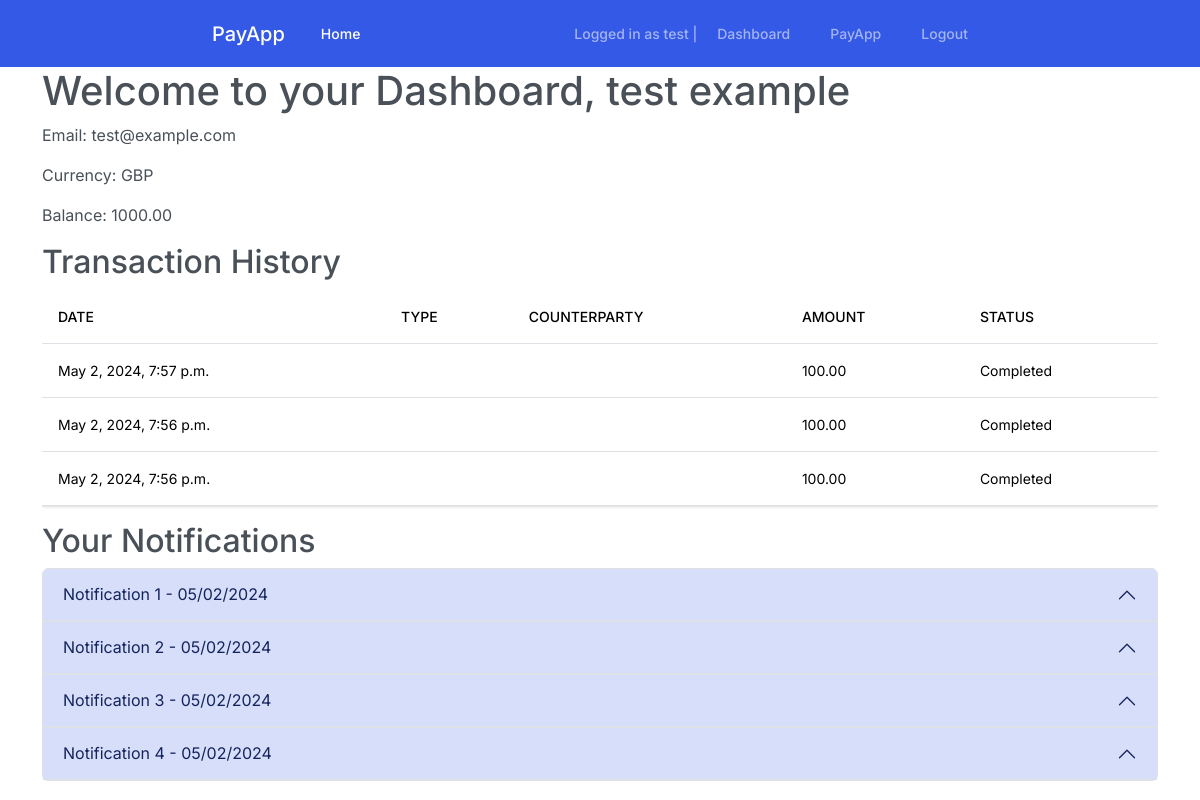
Page /payapp/dashboard/ (signed in) on the committed database.
### register/models.py (models this page shows, shortened)
class UserProfile(models.Model):
    CURRENCY_CHOICES = (('GBP', 'GB Pounds'), ('USD', 'US Dollars'), ('EUR', 'Euros'))
    user = models.OneToOneField(User, on_delete=models.CASCADE, related_name='profile')
    currency = models.CharField(max_length=3, choices=CURRENCY_CHOICES, default='GBP')
    balance = models.DecimalField(max_digits=10, decimal_places=2, default=1000)

### payapp/models.py (models this page shows)
class Transaction(models.Model):
    STATUS_CHOICES = (
        ('P', 'Pending'),
        ('C', 'Completed'),
        ('F', 'Failed'),
    )
    transaction_id = models.AutoField(primary_key=True)
    sender = models.ForeignKey(User, related_name='sent_transactions', on_delete=models.CASCADE)
    recipient = models.ForeignKey(User, related_name='received_transactions', on_delete=models.CASCADE)
    amount = models.DecimalField(max_digits=10, decimal_places=2)
    transaction_date = models.DateTimeField(default=timezone.now)
    status = models.CharField(max_length=1, choices=STATUS_CHOICES, default='P')

class Notifications(models.Model):
    TYPE_CHOICES = (
        ('P', 'Payment received'),
        ('R', 'Payment request'),
        ('S', 'Payment sent'),
        ('A', 'System message'),
        ('F', 'Payment failed'),
        ('I', 'Information')
    )
    notification_id = models.AutoField(primary_key=True)
    user = models.ForeignKey(User, related_name='notifications', on_delete=models.CASCADE)
    message = models.TextField()
    transaction = models.ForeignKey(Transaction, related_name='notifications', on_delete=models.SET_NULL,
                                null=True, blank=True)
    notification_date = models.DateTimeField(default=timezone.now)
    type = models.CharField(max_length=1, choices=TYPE_CHOICES, default='I')

### payapp/views.py (the view)
# urls.py: path("dashboard/", views.dashboard, name="dashboard"),
@login_required
def dashboard(request):
    user_profile = UserProfile.objects.get(user=request.user)
    notifications = Notifications.objects.filter(user=request.user)
    transactions = Transaction.objects.filter(sender=request.user) | Transaction.objects.filter(recipient=request.user)
    transactions = transactions.order_by('-transaction_date')
    context = {
        'user': request.user,
        'profile': user_profile,
        'notifications': notifications,
        'transactions': transactions,
    }
    return render(request, "payapp/dashboard.html", context)

### templates/payapp/dashboard.html (shortened to what this page needs)
{% extends "../base/base.html" %}
{% block navbar %}
{% include "../base/navbar.html" %}
{% endblock %}
{% block content %}
<div class="container">
    <h1>Welcome to your Dashboard, {{ user.first_name }} {{ user.last_name }}</h1>
    <p>Email: {{ user.email }}</p>
    <p>Currency: {{ profile.currency }}</p>
    <p>Balance: {{ profile.balance }}</p>
    <h2>Transaction History</h2>
    <div class="table-responsive">
        <table class="table table-hover">
            <thead>
                <tr>
                    <th>Date</th>
                    <th>Type</th>
                    <th>Counterparty</th>
                    <th>Amount</th>
                    <th>Status</th>
                </tr>
            </thead>
            <tbody>
                {% for t in transactions %}
                <tr>
                    <td>{{ t.transaction_date }}</td>
                    <td>{{ t.type_display }}</td>
                    <td>
                    </td>
                    <td>{{ t.amount }}</td>
                    <td>{{ t.get_status_display }}</td>
                </tr>
                {% empty %}
                <tr><td colspan="5">No transaction found</td></tr>
                {% endfor %}
            </tbody>
        </table>
    </div>
    <h2>Your Notifications</h2>
    <div class="accordion" id="notificationsAccordion">
        {% for notification in notifications %}
        <div class="accordion-item">
            <h2 class="accordion-header" id="heading{{ forloop.counter }}">
                <button class="accordion-button" type="button" data-bs-toggle="collapse" data-bs-target="#collapse{{ forloop.counter }}" aria-expanded="true" aria-controls="collapse{{ forloop.counter }}">
                    Notification {{ forloop.counter }} - {{ notification.notification_date|date:"SHORT_DATE_FORMAT" }}
                </button>
            </h2>
        </div>
        {% empty %}
        <p>No notifications.</p>
        {% endfor %}
    </div>
</div>
{% endblock %}

### templates/base/base.html (shortened to what this page needs)
<!DOCTYPE html>
<html lang="en">
<head>
    <link rel="stylesheet" type="text/css" href="https://bootswatch.com/5/zephyr/bootstrap.min.css">
</head>
<body>
    <header>
        {% block navbar %}
        {% endblock %}
    </header>
    <main>
        {% block content %}
        {% endblock %}
    </main>
</body>
</html>

### templates/base/navbar.html (shortened to what this page needs)
<nav class="navbar navbar-expand-lg bg-primary" data-bs-theme="dark">
    <div class="container-fluid">
        <a class="navbar-brand" href="#">PayApp</a>
        <div class="collapse navbar-collapse" id="navbarColor01">
            <ul class="navbar-nav me-auto">
                <li class="nav-item">
                    <a class="nav-link active" href="/">Home
                    </a>
                </li>
            </ul>
            <ul class="navbar-nav ms-auto mb2 mb-lg-0">
                {% if user.is_authenticated %}
                <span class="navbar-text">Logged in as {{user.username}} |</span>
                <li class="nav-item">
                    <a class="nav-link" href="/payapp/dashboard">Dashboard</a>
                </li>
                <li class="nav-item">
                    <a class="nav-link" href="/payapp">PayApp</a>
                </li>
                <li class="nav-item">
                    <form action="{% url 'logout' %}" method="post" style="display:inline;">
                        <button type="submit" class="btn btn-link nav-link">Logout</button>
                    </form>
                </li>
                {% endif %}
            </ul>
        </div>
    </div>
</nav>

### templates/base/base.html (style rules this page uses)
.navbar { padding-left: 200px; padding-right: 200px; }

### rows in the picture
UserProfile: currency "GBP", balance "1000.00"
Transaction: transaction_date "May 2, 2024, 7:57 p.m.", amount "100.00", status "Completed"
Transaction: transaction_date "May 2, 2024, 7:56 p.m.", amount "100.00", status "Completed"
Transaction: transaction_date "May 2, 2024, 7:56 p.m.", amount "100.00", status "Completed"
Notifications: notification_date "05/02/2024"
Notifications: notification_date "05/02/2024"
Notifications: notification_date "05/02/2024"
Notifications: notification_date "05/02/2024"

### other values in the picture
{{ user.username }} "test"
{{ user.first_name }} "test"
{{ user.last_name }} "example"
{{ user.email }} "test@example.com"
